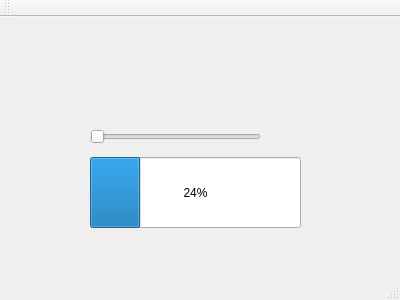
<?xml version="1.0" encoding="UTF-8"?>
<ui version="4.0">
 <class>MainWindow</class>
 <widget class="QMainWindow" name="MainWindow">
  <property name="geometry">
   <rect>
    <x>0</x>
    <y>0</y>
    <width>400</width>
    <height>300</height>
   </rect>
  </property>
  <property name="windowTitle">
   <string>MainWindow</string>
  </property>
  <widget class="QWidget" name="centralWidget">
   <widget class="QProgressBar" name="progressBar">
    <property name="geometry">
     <rect>
      <x>90</x>
      <y>140</y>
      <width>211</width>
      <height>71</height>
     </rect>
    </property>
    <property name="value">
     <number>24</number>
    </property>
   </widget>
   <widget class="QSlider" name="horizontalSlider">
    <property name="geometry">
     <rect>
      <x>90</x>
      <y>110</y>
      <width>171</width>
      <height>19</height>
     </rect>
    </property>
    <property name="orientation">
     <enum>Qt::Horizontal</enum>
    </property>
   </widget>
  </widget>
  <widget class="QMenuBar" name="menuBar">
   <property name="geometry">
    <rect>
     <x>0</x>
     <y>0</y>
     <width>400</width>
     <height>26</height>
    </rect>
   </property>
  </widget>
  <widget class="QToolBar" name="mainToolBar">
   <attribute name="toolBarArea">
    <enum>TopToolBarArea</enum>
   </attribute>
   <attribute name="toolBarBreak">
    <bool>false</bool>
   </attribute>
  </widget>
  <widget class="QStatusBar" name="statusBar"/>
 </widget>
 <layoutdefault spacing="6" margin="11"/>
 <resources/>
 <connections/>
</ui>
